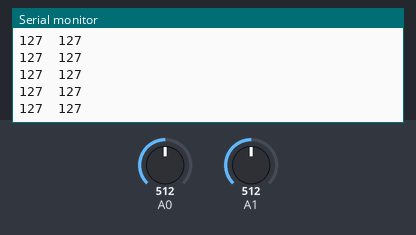
Bench run of a sketch on a simulated Arduino Uno, built with avr-gcc and run on an emulated ATmega328P. Parts: the last lines printed to the serial monitor. The test bench sets the inputs (shaded band); at power-on: A0 = 512, A1 = 512.

Above: at 1.2 s.
1.3 s: A0 set to 716
At 1.33 s:
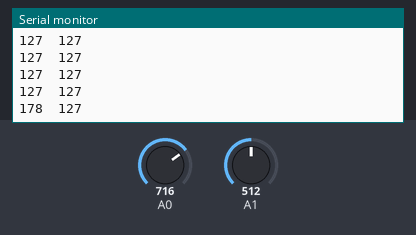
2.8 s: A1 set to 716
At 2.8 s:
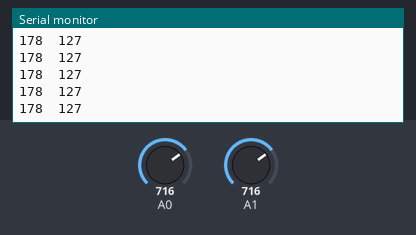
4.3 s: A0 set to 900
At 4.32 s:
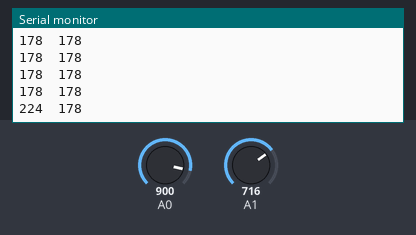
5.8 s: A1 set to 900
At 5.84 s:
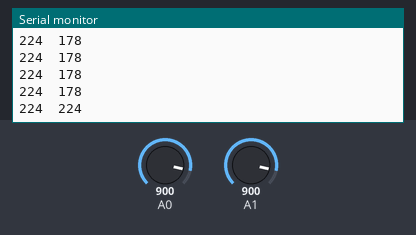
Timing chart, 0 to 8.3 s (numbered marks = the images above; inputs shaded):
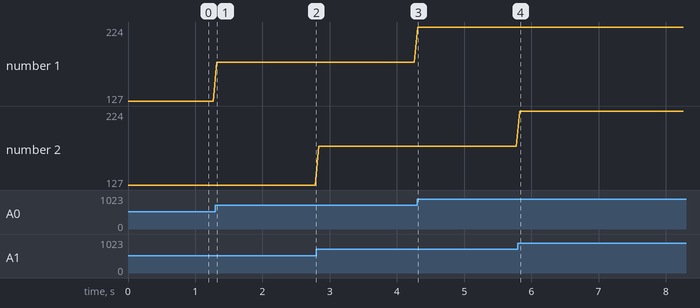

The sketch:

pro_2potmove.ino
```cpp
const int pot[2]={0,1};
int value[2];

void setup()
{
  Serial.begin(9600);
}

void loop()
{
  for(int i=0;i<2;i++)
  {
    value[i]=analogRead(pot[i]);
    value[i]=map(value[i], 0, 1023, 0, 255);
    value[i]=constrain(value[i], 0, 255);
  }

  Serial.print(value[0]);
  Serial.print("\t");
  Serial.print(value[1]);
  Serial.print("\n");

  delay(50);
}
```

Measured:
- after the input at 1.3 s, the serial monitor: prints a new line at once (image 1)
- after the input at 4.3 s, the serial monitor: prints a new line at once (image 3)
- after the input at 5.8 s, the serial monitor: prints a new line at once (image 4)
- plotted number 1: 127 → 178 after the input at 1.3 s, 178 → 224 after the input at 4.3 s
